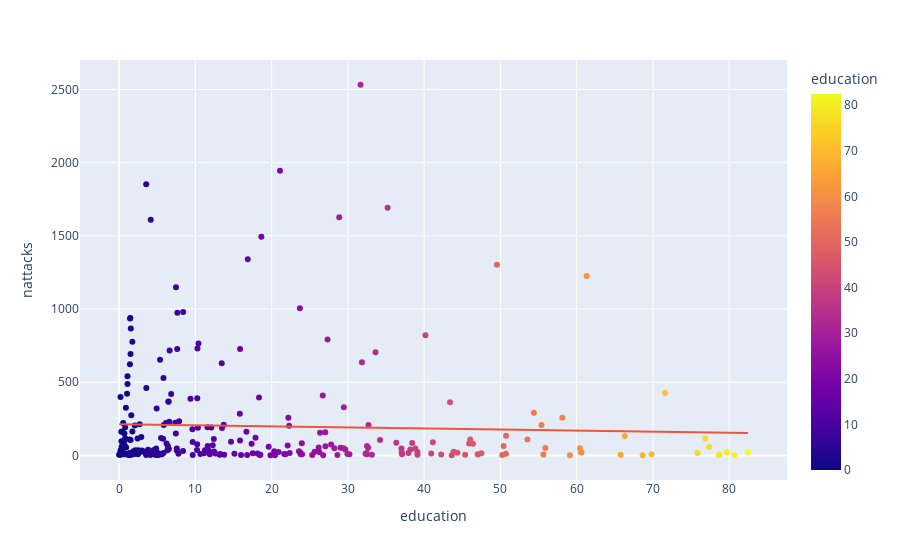

Here is the notebook cell this chart was saved with:
### Code cell
fig = px.scatter(no_df_filt, x="education", y="nattacks", trendline="ols", color='education')
fig.show()

### Figure 1 — Plotly figure (JSON) as saved in the notebook; plotly's stock layout.template omitted (floating-point values rounded to 4 significant figures; data arrays with more than 128 entries replaced by an {"elided": "..."} marker saying what was removed)
{"data": [{"hovertemplate": "education=%{marker.color}<br>nattacks=%{y}<extra></extra>", "legendgroup": "", "marker": {"color": {"elided": "270 float values"}, "coloraxis": "coloraxis", "symbol": "circle"}, "mode": "markers", "name": "", "orientation": "v", "showlegend": false, "type": "scatter", "x": {"elided": "270 float values"}, "xaxis": "x", "y": {"elided": "270 int values"}, "yaxis": "y"}, {"hovertemplate": "<b>OLS trendline</b><br>nattacks = -0.706017 * education + 211.933<br>R<sup>2</sup>=0.001497<br><br>education=%{x}<br>nattacks=%{y} <b>(trend)</b><extra></extra>", "legendgroup": "", "marker": {"symbol": "circle"}, "mode": "lines", "name": "", "showlegend": false, "type": "scatter", "x": {"elided": "270 float values"}, "xaxis": "x", "y": {"elided": "270 float values"}, "yaxis": "y"}], "layout": {"coloraxis": {"colorbar": {"title": {"text": "education"}}, "colorscale": [[0, "#0d0887"], [0.1111, "#46039f"], [0.2222, "#7201a8"], [0.3333, "#9c179e"], [0.4444, "#bd3786"], [0.5556, "#d8576b"], [0.6667, "#ed7953"], [0.7778, "#fb9f3a"], [0.8889, "#fdca26"], [1, "#f0f921"]]}, "legend": {"tracegroupgap": 0}, "margin": {"t": 60}, "xaxis": {"anchor": "y", "domain": [0, 1], "title": {"text": "education"}}, "yaxis": {"anchor": "x", "domain": [0, 1], "title": {"text": "nattacks"}}}}
